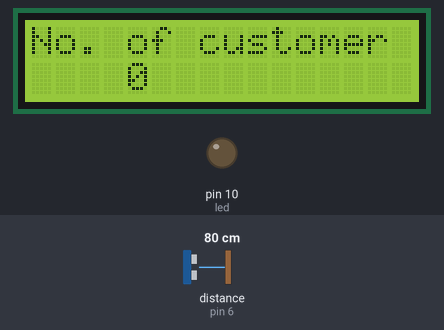
Recording of a sketch running on a simulated Arduino Uno, built with avr-gcc and run on an emulated ATmega328P. On the bench: 16×2 character LCD, output pins drawn as LEDs (lit = HIGH). Inputs (shaded band) come from the test bench; at power-on: distance to the obstacle (sensor on pin 6) 80 cm. The echo pulse lasts 58.3 µs per cm; pins used as bus, display or sensor lines are not drawn; what the sketch prints to the serial monitor is not drawn.

Above: at 1.2 s.
1.3 s: distance to the obstacle (sensor on pin 6) set to 17 cm
4.3 s: distance to the obstacle (sensor on pin 6) set to 14 cm
At 5.2 s:
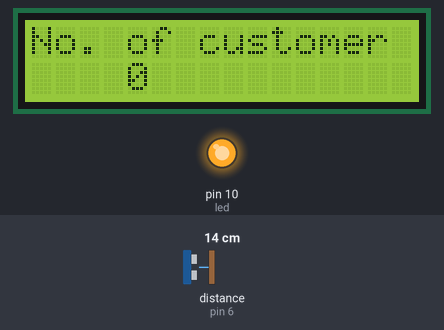
5.9 s: distance to the obstacle (sensor on pin 6) set to 35 cm
At 7.3 s:
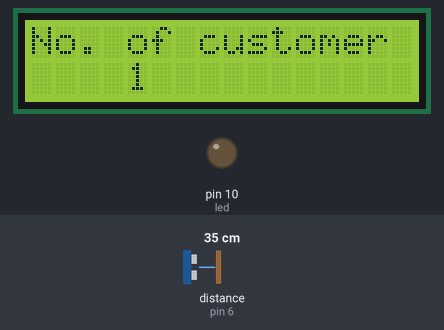
Timing chart, 0 to 8.9 s (numbered marks = the images above; inputs shaded):
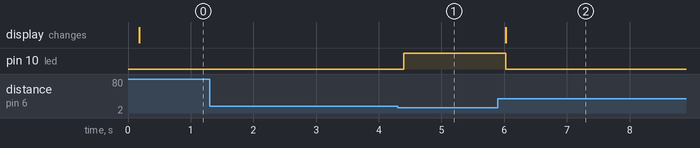

The sketch:

sketch_oct03b.ino
```cpp
#include <LiquidCrystal.h>

LiquidCrystal lcd(12, 11, 5, 4, 3, 2);

#define TRIG 5
#define ECHO 6
#define led 10

long duration;
int distance;
int count = 0;
int previous ;
int State = LOW;

void setup(){
Serial.begin(9600);
lcd.begin(16, 2);
 lcd.setCursor(0, 0);
 lcd.print("No. of customer");
pinMode(TRIG, OUTPUT);
pinMode(ECHO, INPUT);
pinMode(led, OUTPUT);

}

void readUltrasonic(){
  digitalWrite(TRIG, LOW);
delayMicroseconds(2);

digitalWrite(TRIG, HIGH);
delayMicroseconds(10);

digitalWrite(TRIG, LOW);

//distance = pulseIn(ECHO, HIGH)/58.2;
duration = pulseIn(ECHO, HIGH);
distance = duration * 0.034 / 2;
//previous = distance;

}
void loop(){

readUltrasonic();

//tone(8, 2000, 150);
//delay(100);
//tone(8, 1000, 50);

do{

  readUltrasonic();

  if(distance < 15 && previous >= 15){
    count = count + 1;
    digitalWrite(led, HIGH);
  }

  Serial.print("Distance: ");
  Serial.print(distance);
  Serial.println(" cm");

  delay(100);


  previous = distance;
}while(distance < 15);

    digitalWrite(led, LOW);

    lcd.setCursor(4,1);
  lcd.print(count);

//    Serial.print("Count: ");
//    Serial.println(count);
//    delay(200);


}
```

Measured:
- the behaviour switches between 16 and 15 cm on distance to the obstacle (sensor on pin 6) (found by bisection; images 0 and 1)
- after the input at 1.3 s, every drawn part: stays the same
- after the input at 4.3 s, pin 10 (led): LOW → HIGH after 0.10 s
- after the input at 5.9 s, pin 10 (led): HIGH → LOW after 0.13 s; the display: changes after 0.13 s (image 2)
